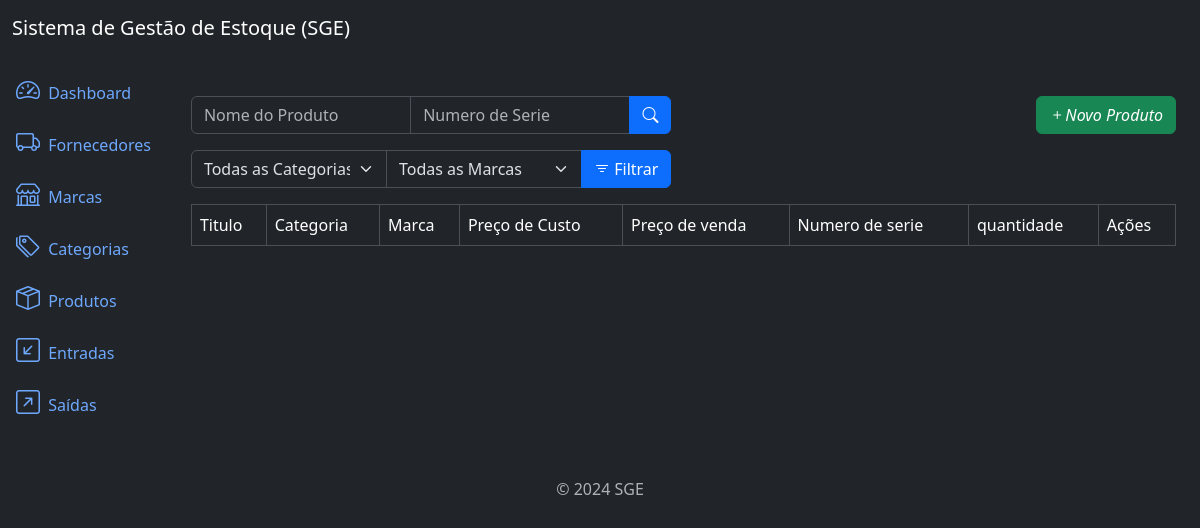
The app's page /product/list/, older data.
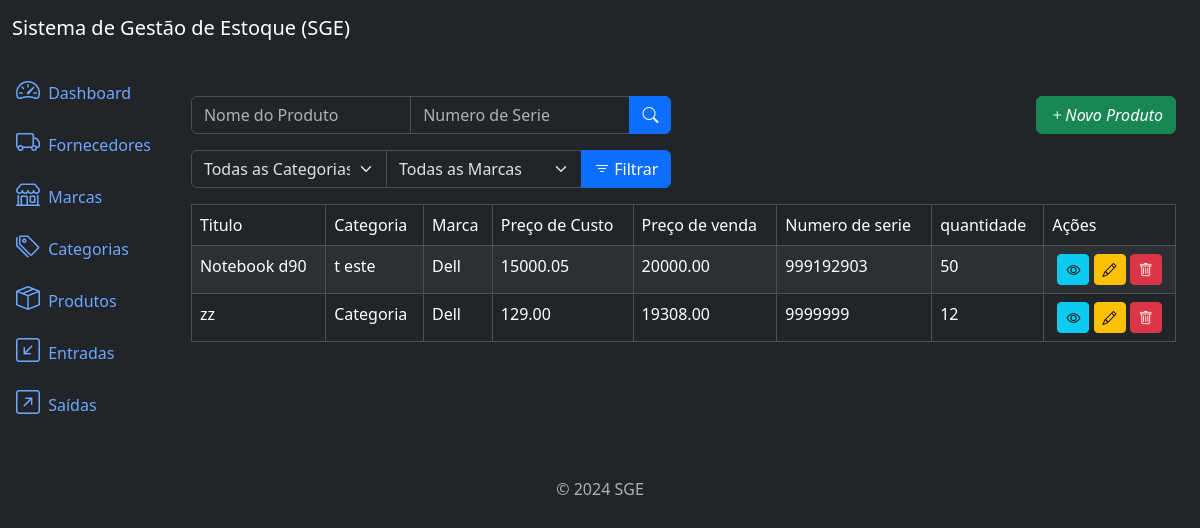
The same page, newer data.
### products/models.py (models this page shows, shortened)
class Product(models.Model):
    title = models.CharField(max_length=500)
    category = models.ForeignKey(
        Category, on_delete=models.PROTECT, related_name='products'
    )
    brand = models.ForeignKey(
        Brand, on_delete=models.PROTECT, related_name='brand'
    )
    description = models.TextField(null=True, blank=True)
    serie_number = models.CharField(max_length=200, null=True, blank=True)
    cost_price = models.DecimalField(max_digits=20, decimal_places=2)
    selling_price = models.DecimalField(max_digits=20, decimal_places=2)
    quantity = models.IntegerField(default=0)
    created_at = models.DateTimeField(auto_now_add=True)
    updated_at = models.DateTimeField(auto_now=True)
    class Meta:
        ordering = ['title']

### categories/models.py (models this page shows)
class Category(models.Model):
    name = models.CharField(max_length=500)
    description = models.TextField(null=True, blank=True)
    created_at = models.DateTimeField(auto_now_add=True)
    updated_at = models.DateTimeField(auto_now=True)
    class Meta:
        ordering = ['name']
    def __str__(self) -> str:
        return self.name

### brands/models.py (models this page shows)
class Brand(models.Model):
    name = models.CharField(max_length=500)
    description = models.TextField(null=True, blank=True)
    created_at = models.DateTimeField(auto_now_add=True)
    updated_at = models.DateTimeField(auto_now=True)
    class Meta:
        ordering = ['name']
    def __str__(self) -> str:
        return self.name

### products/views.py (the view)
class ProductLIstView(ListView):
    model = Product
    template_name = 'product_list.html'
    context_object_name = 'products'
    def get_queryset(self):
        title = self.request.GET.get('title')
        serie_number = self.request.GET.get('serie_number')
        brand = self.request.GET.get('brand')
        category = self.request.GET.get('category')
        queryset = super().get_queryset()
        if title:
            queryset = queryset.filter(title__icontains=title)
        if serie_number:
            queryset = queryset.filter(
                serie_number__icontains=serie_number
            )
        if brand:
            queryset = queryset.filter(brand_id=brand)
        if category:
            queryset = queryset.filter(category_id=category)
        return queryset
    def get_context_data(self, **kwargs):
        context = super().get_context_data(**kwargs)
        context["categories"] = Category.objects.all()
        context["brands"] = Brand.objects.all()
        return context

### products/templates/product_list.html (shortened to what this page needs)
{% extends "base.html" %}
{% block content %}
    <div class="row mb-3">
        <div class="col-md-8 col-lg-6">
            <form action="" methd="get">
                <div class="input-group">
                    <input type="text" aria-label="Product" class="form-control" name="title" placeholder="Nome do Produto" value={{request.GET.title}}>
                    <input type="text" aria-label="Serial Number" class="form-control" name="serie_number" placeholder="Numero de Serie" value={{request.GET.serie_number}}>
                    <button type="submit" class="btn btn-primary">
                        <i class="bi bi-search"></i>
                    </button>
                  </div>
            </form>
        </div>
        <div class="col-md-4 col-lg-6">
            <a href="{% url "product_create" %}" class="btn btn-success float-end">
                <i class="bi bi-plus">Novo Produto</i>
            </a>
        </div>
    </div>
    <div class="row mb-3">
        <div class="col-md-6">
            <form action="" method="get">
                <div class="input-group">
                    <select name="category" id="" class="form-select">
                        <option value="" {% if not request.GET.category %} selected {% endif %}>Todas as Categorias</option>
                    </select>
                    <select name="brand" id="" class="form-select">
                        <option value="" {% if not request.GET.brand %} selected {% endif %}>Todas as Marcas</option>
                    </select>
                    <button type="submit" class="btn btn-primary">
                        <i class="bi bi-filter"></i> Filtrar
                    </button>
                </div>
            </form>
        </div>
    </div>
    <div class="table-responsive">
        <table class="table table-striped table-bordered">
            <thead class="thead-dark">
                <tr>
                    <td>Titulo</td>
                    <td>Categoria</td>
                    <td>Marca</td>
                    <td>Preço de Custo</td>
                    <td>Preço de venda</td>
                    <td>Numero de serie</td>
                    <td>quantidade</td>
                    <td>Ações</td>
                </tr>
            </thead>
            <tbody>
                {% for product in products %}
                        <td>{{product.title}}</td>
                        <td>{{product.category}}</td>
                        <td>{{product.brand}}</td>
                        <td>{{product.cost_price}}</td>
                        <td>{{product.selling_price}}</td>
                        <td>{{product.serie_number}}</td>
                        <td>{{product.quantity}}</td>
                        <td class="text-center">
                            <a href="{% url "product_detail" product.pk%}" class="btn btn-info btn-sm">
                                <i class="bi bi-eye"></i>
                            </a>
                            <a href="{% url "product_update" product.pk%}" class="btn btn-warning btn-sm">
                                <i class="bi bi-pencil"></i>
                            </a>
                            <a href="{% url "product_delete" product.pk%}" class="btn btn-danger btn-sm">
                                <i class="bi bi-trash"></i>
                            </a>
                        </td>
                {% endfor %}
            </tbody>
        </table>
    </div>
{% endblock content %}

Row changes from the older to the newer data that the page shows:
added Product: title "Notebook d90", category "t este", brand "Dell", cost_price "15000.05", selling_price "20000.00", serie_number "999192903", quantity "50"
added Product: title "zz", category "Categoria", brand "Dell", cost_price "129.00", selling_price "19308.00", serie_number "9999999", quantity "12"
